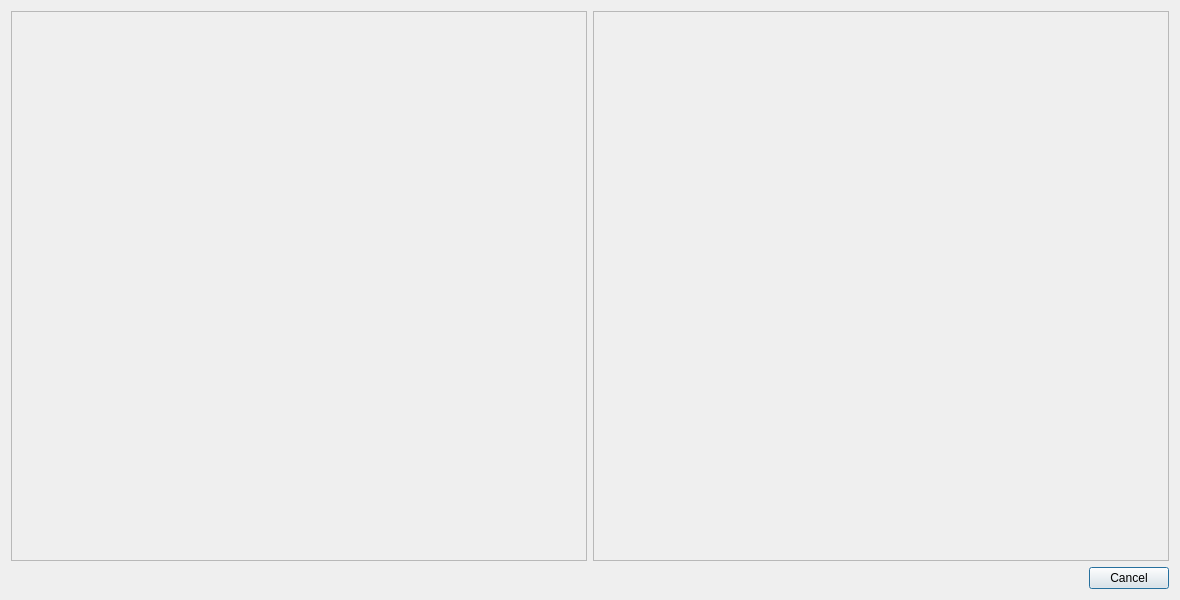
<?xml version="1.0" encoding="UTF-8"?>
<ui version="4.0">
 <class>FomodDialog</class>
 <widget class="QDialog" name="FomodDialog">
  <property name="geometry">
   <rect>
    <x>0</x>
    <y>0</y>
    <width>1180</width>
    <height>600</height>
   </rect>
  </property>
  <property name="windowTitle">
   <string>Fomod Installer</string>
  </property>
  <layout class="QVBoxLayout" name="verticalLayout">
   <item>
    <layout class="QHBoxLayout" name="horizontalLayout">
     <item>
      <widget class="QScrollArea" name="group_area">
       <property name="widgetResizable">
        <bool>true</bool>
       </property>
       <widget class="QWidget" name="scrollAreaWidgetContents">
        <property name="geometry">
         <rect>
          <x>0</x>
          <y>0</y>
          <width>575</width>
          <height>548</height>
         </rect>
        </property>
       </widget>
      </widget>
     </item>
     <item>
      <widget class="QScrollArea" name="info_frame">
       <property name="widgetResizable">
        <bool>true</bool>
       </property>
       <widget class="QWidget" name="info_frame_contents">
        <property name="geometry">
         <rect>
          <x>0</x>
          <y>0</y>
          <width>575</width>
          <height>548</height>
         </rect>
        </property>
        <layout class="QVBoxLayout" name="verticalLayout_2">
         <item>
          <!-- Fix limo-app/limo#97: expanding size policy and minimum height so the
               preview image fills the available panel space rather than collapsing
               to a tiny size. The pixmap is scaled to the label dimensions in
               FomodRadioButton/FomodCheckBox enterEvent. -->
          <widget class="QLabel" name="image_label">
           <property name="sizePolicy">
            <sizepolicy hsizetype="Expanding" vsizetype="Expanding">
             <horstretch>0</horstretch>
             <verstretch>1</verstretch>
            </sizepolicy>
           </property>
           <property name="minimumSize">
            <size>
             <width>0</width>
             <height>200</height>
            </size>
           </property>
           <property name="text">
            <string/>
           </property>
           <property name="scaledContents">
            <bool>false</bool>
           </property>
           <property name="alignment">
            <set>Qt::AlignmentFlag::AlignCenter</set>
           </property>
          </widget>
         </item>
         <item>
          <!-- Fix limo-app/limo#96: RichText format and openExternalLinks so that
               <a href> anchors in FOMOD descriptions open in the system browser. -->
          <widget class="QLabel" name="description_label">
           <property name="text">
            <string/>
           </property>
           <property name="textFormat">
            <enum>Qt::TextFormat::RichText</enum>
           </property>
           <property name="wordWrap">
            <bool>true</bool>
           </property>
           <property name="openExternalLinks">
            <bool>true</bool>
           </property>
           <property name="textInteractionFlags">
            <set>Qt::TextInteractionFlag::LinksAccessibleByMouse|Qt::TextInteractionFlag::TextSelectableByMouse</set>
           </property>
          </widget>
         </item>
         <item>
          <spacer name="verticalSpacer">
           <property name="orientation">
            <enum>Qt::Orientation::Vertical</enum>
           </property>
           <property name="sizeHint" stdset="0">
            <size>
             <width>20</width>
             <height>487</height>
            </size>
           </property>
          </spacer>
         </item>
        </layout>
       </widget>
      </widget>
     </item>
    </layout>
   </item>
   <item>
    <widget class="QDialogButtonBox" name="buttonBox">
     <property name="orientation">
      <enum>Qt::Orientation::Horizontal</enum>
     </property>
     <property name="standardButtons">
      <set>QDialogButtonBox::StandardButton::Cancel</set>
     </property>
    </widget>
   </item>
  </layout>
 </widget>
 <resources/>
 <connections>
  <connection>
   <sender>buttonBox</sender>
   <signal>accepted()</signal>
   <receiver>FomodDialog</receiver>
   <slot>accept()</slot>
   <hints>
    <hint type="sourcelabel">
     <x>248</x>
     <y>254</y>
    </hint>
    <hint type="destinationlabel">
     <x>157</x>
     <y>274</y>
    </hint>
   </hints>
  </connection>
  <connection>
   <sender>buttonBox</sender>
   <signal>rejected()</signal>
   <receiver>FomodDialog</receiver>
   <slot>reject()</slot>
   <hints>
    <hint type="sourcelabel">
     <x>316</x>
     <y>260</y>
    </hint>
    <hint type="destinationlabel">
     <x>286</x>
     <y>274</y>
    </hint>
   </hints>
  </connection>
 </connections>
</ui>
